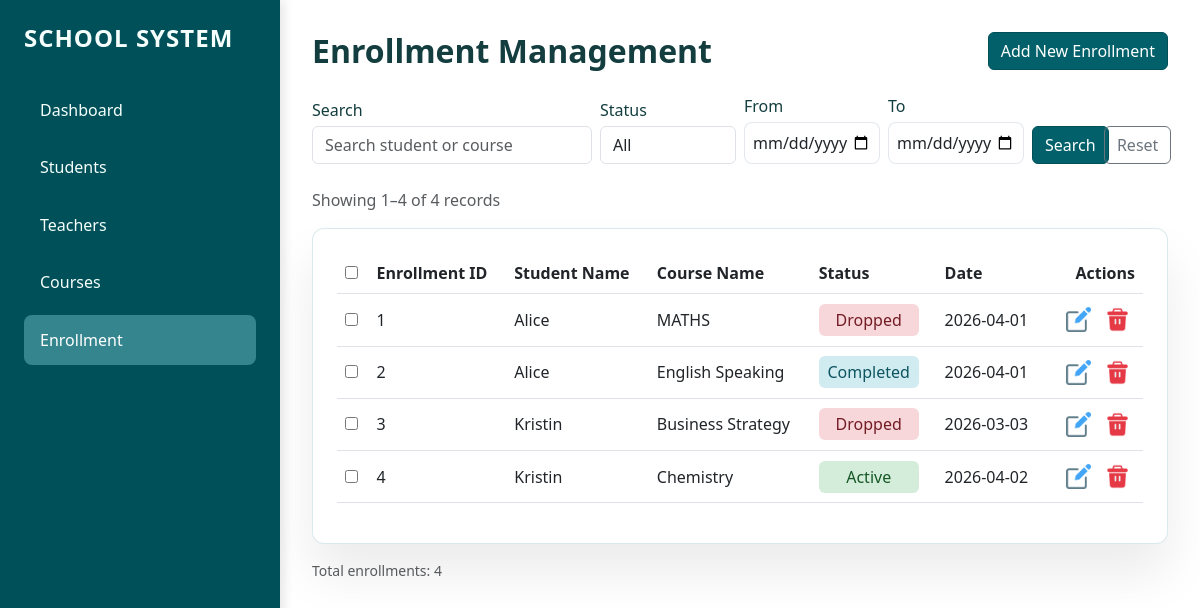
The page /enrollment on the database as committed earlier.
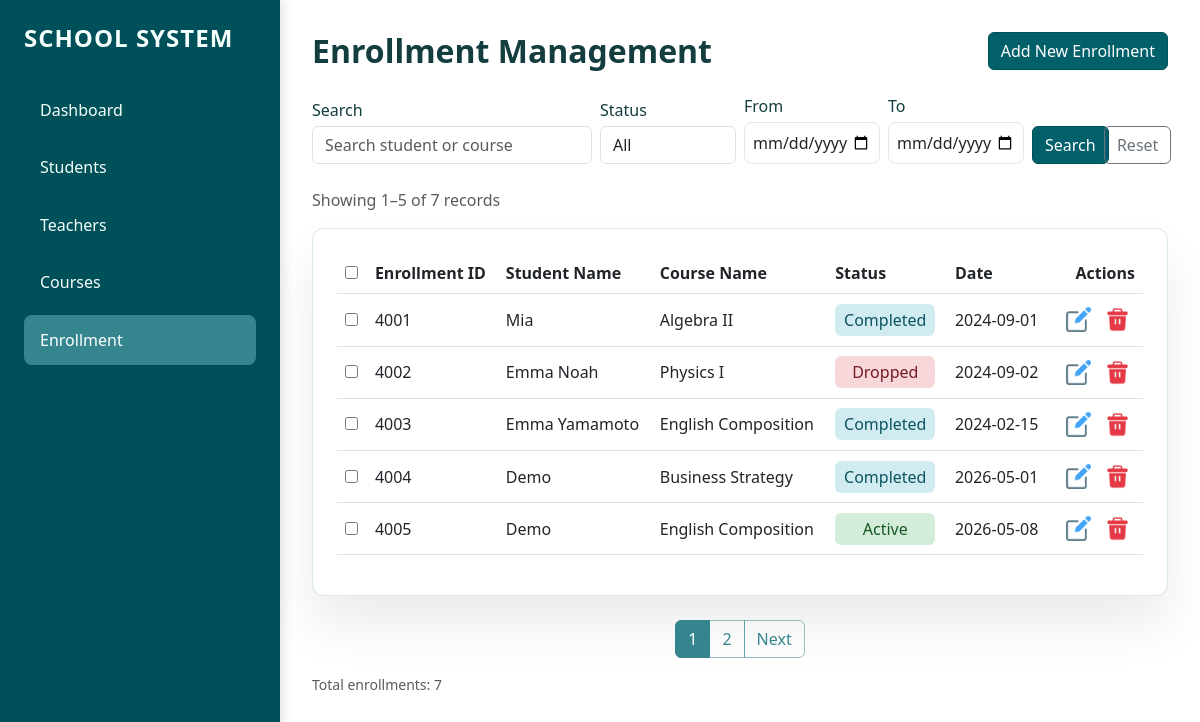
The same page on the database as committed later.
### tables this page shows
CREATE TABLE enrollments (
                enrollment_id INTEGER PRIMARY KEY AUTOINCREMENT,
                student_id INTEGER,
                course_id INTEGER,
                status TEXT,
                enrollment_date DATE,
                FOREIGN KEY (student_id) REFERENCES students (student_id),
                FOREIGN KEY (course_id) REFERENCES courses (course_id)
            );

CREATE TABLE students (
                student_id INTEGER PRIMARY KEY AUTOINCREMENT,
                name TEXT NOT NULL,
                age INTEGER,
                date_of_birth DATE,
                email TEXT,
                address TEXT,
                phone TEXT
            );

CREATE TABLE courses (
                course_id INTEGER PRIMARY KEY AUTOINCREMENT,
                course_name TEXT NOT NULL,
                teacher_id INTEGER,
                credits INTEGER,
                description TEXT,
                FOREIGN KEY (teacher_id) REFERENCES teachers (teacher_id)
            );

### app.py (the view, shortened to what this page needs)
@app.route("/enrollment")
def enrollment_page():
    search_query = request.args.get("query", "").strip()
    status_filter = request.args.get("status", "").strip()
    start_date = request.args.get("start_date", "").strip()
    end_date = request.args.get("end_date", "").strip()
    page = request.args.get("page", 1, type=int)
    per_page = 5
    enrollment, total = database.get_enrollments(
        search_text=search_query or None,
        status=status_filter or None,
        start_date=start_date or None,
        end_date=end_date or None,
        page=page,
        per_page=per_page,
    )
    total_pages = (total + per_page - 1) // per_page
    start = (page - 1) * per_page + 1 if total > 0 else 0
    end = min(page * per_page, total)
    unique_count = database.get_unique_student_count()
    return render_template(
        "enrollment.html",
        enrollment=enrollment,
        students=database.get_all_students(),
        courses=database.get_all_courses(),
        query=search_query,
        status=status_filter,
        start_date=start_date,
        end_date=end_date,
        page=page,
        total_pages=total_pages,
        total=total,
        unique_total=unique_count,
        start=start,
        end=end,
    )

### database.py (called while the page is built)
def get_connection():
    conn = sqlite3.connect(DB_NAME, timeout=30)
    conn.execute('PRAGMA foreign_keys = ON')
    conn.row_factory = sqlite3.Row
    return conn

def get_all_students():
    students, _ = get_students(page=None, per_page=None)
    return students

def get_students(search_text=None, page=None, per_page=5):
    with get_connection() as conn:
        query = 'SELECT * FROM students'
        count_query = 'SELECT COUNT(*) FROM students'
        filters = []
        params = []
        if search_text:
            filters.append('(name LIKE ? OR address LIKE ?)')
            params.extend([f'%{search_text}%', f'%{search_text}%'])
        if filters:
            where_clause = ' WHERE ' + ' AND '.join(filters)
            query += where_clause
            count_query += where_clause
        query += ' ORDER BY student_id ASC'
        if page and per_page:
            offset = (page - 1) * per_page
            query += f' LIMIT {per_page} OFFSET {offset}'
        results = conn.execute(query, params).fetchall()
        total = conn.execute(count_query, params).fetchone()[0]
        return results, total

### templates/enrollment.html (shortened to what the changed rows need)
{% extends "base.html" %}
{% block content %}
<div class="d-flex justify-content-between align-items-center mb-4">
    <h2 class="mb-0 fw-bold fs-20">Enrollment Management</h2>
    <button class="btn btn-primary" data-bs-toggle="modal" data-bs-target="#addModal">
    </button>
</div>
<form method="GET" action="{{ url_for('enrollment_page') }}" class="row g-2 align-items-end mb-4">
    <div class="col-md-4">
    </div>
    <div class="col-md-2">
    </div>
    <div class="col-md-2">
    </div>
    <div class="col-md-2">
    </div>
    <div class="col-md-1 d-grid">
    </div>
    <div class="col-md-1 d-grid">
    </div>
</form>
<p class="text-muted">Showing {{ start }}–{{ end }} of {{ total }} records</p>
<div class="card-custom">
    <table class="table align-middle">
        <thead>
            <tr>
                <th><input type="checkbox" id="selectAll"></th>
                <th>Enrollment ID</th>
                <th>Student Name</th>
                <th>Course Name</th>
                <th>Status</th>
                <th>Date</th>
                <th class="text-end">Actions</th>
            </tr>
        </thead>
        <tbody>
            {% for s in enrollment %}
            <tr>
                <td><input type="checkbox" class="rowCheckbox" value="{{ s['enrollment_id'] }}"></td>
                <td>{{ s['enrollment_id'] }}</td>
                <td>{{ s['student_name'] }}</td>
                <td>{{ s['course_name'] }}</td>
                <td>
                    <span class="status-{{ s['status'] | lower }}">{{ s['status'] }}</span>
                </td>
                <td>{{ s['enrollment_date'] }}</td>
                <td class="text-end">
                    <button class="btn btn-sm btn-outline-secondary" data-bs-toggle="modal"
                        data-bs-target="#edit{{ s['enrollment_id'] }}">
                        <img src="{{ url_for('static', filename='image/edit.png') }}" style="width:1rem;">
                    </button>
                    <form action="/enrollment/{{ s['enrollment_id'] }}/delete" method="POST" class="d-inline row-delete-form" data-item-name="enrollment {{ s['student_name'] }} / {{ s['course_name'] }}">
                        <button type="submit" class="btn btn-sm delete-row-delete-btn">
                            <img src="{{ url_for('static', filename='image/delete.png') }}" style="width:1rem;">
                        </button>
                    </form>
                </td>
            </tr>
            {% endfor %}
        </tbody>
    </table>
</div>
{% if total_pages > 1 %}
<nav>
    <ul class="pagination justify-content-center">
        {% for p in range(1, total_pages + 1) %}
        <li class="page-item {% if p == page %}active{% endif %}">
            <a class="page-link"
                href="{{ url_for('enrollment_page', query=query, status=status, start_date=start_date, end_date=end_date, page=p) }}">
                {{ p }}
            </a>
        </li>
        {% endfor %}
        {% if page < total_pages %} <li class="page-item">
            <a class="page-link"
                href="{{ url_for('enrollment_page', query=query, status=status, start_date=start_date, end_date=end_date, page=page+1) }}">
                Next
            </a>
            </li>
            {% endif %}
    </ul>
</nav>
{% endif %}
<div class="d-flex justify-content-between align-items-center mt-3">
    <small class="text-muted">Total enrollments: {{ total }}</small>
</div>
{% endblock %}

Rows that differ between the two databases and show on the page:
removed enrollments: enrollment_id "1", student_name "Alice", course_name "MATHS", status "Dropped", enrollment_date "2026-04-01"
removed enrollments: enrollment_id "2", student_name "Alice", course_name "English Speaking", status "Completed", enrollment_date "2026-04-01"
removed enrollments: enrollment_id "3", student_name "Kristin", course_name "Business Strategy", status "Dropped", enrollment_date "2026-03-03"
removed enrollments: enrollment_id "4", student_name "Kristin", course_name "Chemistry", status "Active", enrollment_date "2026-04-02"
added enrollments: enrollment_id "4001", student_name "Mia", course_name "Algebra II", status "Completed", enrollment_date "2024-09-01"
added enrollments: enrollment_id "4002", student_name "Emma Noah", course_name "Physics I", status "Dropped", enrollment_date "2024-09-02"
added enrollments: enrollment_id "4003", student_name "Emma Yamamoto", course_name "English Composition", status "Completed", enrollment_date "2024-02-15"
added enrollments: enrollment_id "4004", student_name "Demo", course_name "Business Strategy", status "Completed", enrollment_date "2026-05-01"
added enrollments: enrollment_id "4005", student_name "Demo", course_name "English Composition", status "Active", enrollment_date "2026-05-08"
Other text that changed with them:
{{ end }}: "4" → "5"
{{ total }}: "4" → "7"
new list line: "1"
new list line: "2"
text now shown: "Next"
